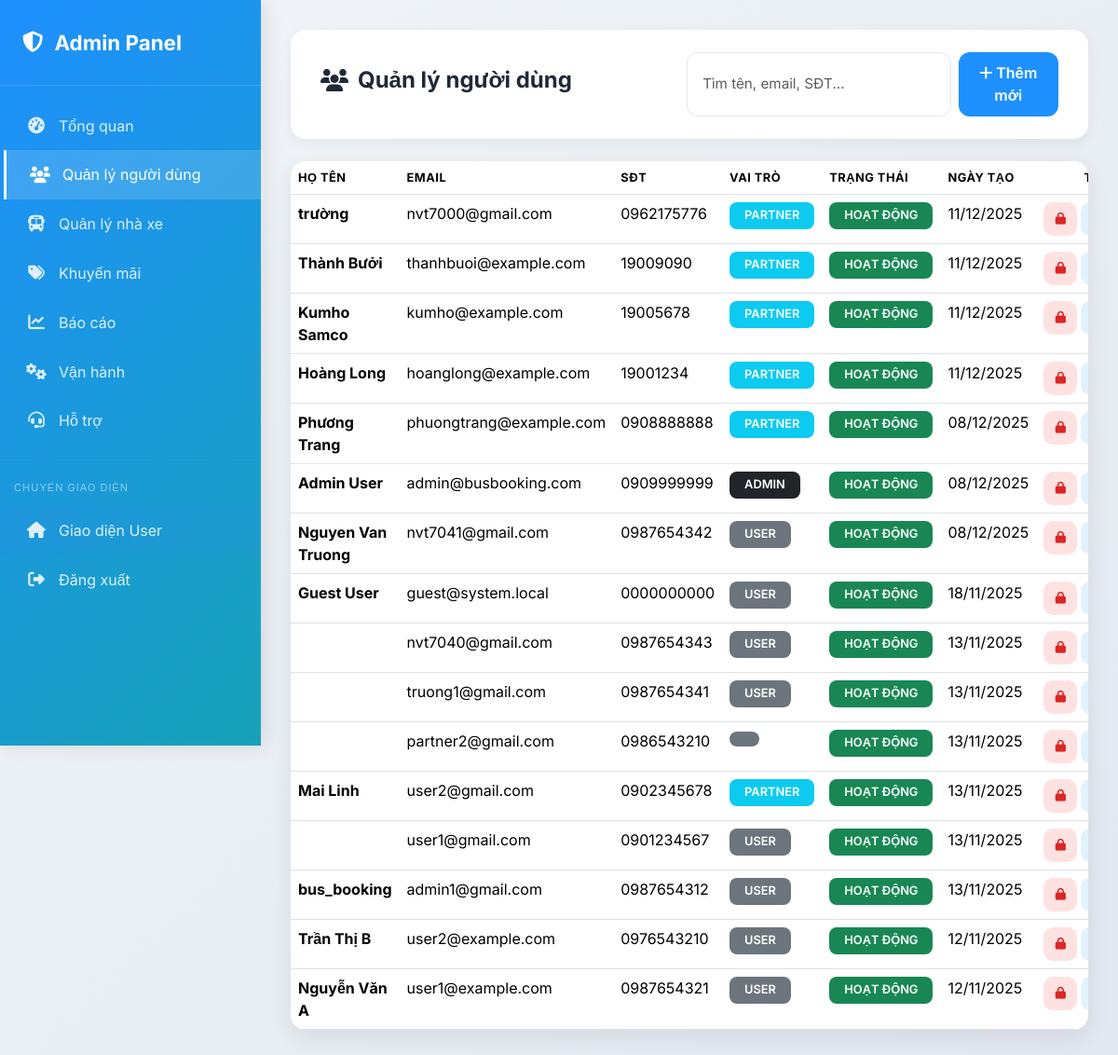
/admin/admin_users.php (signed in), run on the app's committed database.
### tables this page shows
CREATE TABLE `users` (
  `user_id` int(11) NOT NULL,
  `name` varchar(100) NOT NULL,
  `email` varchar(100) NOT NULL,
  `phone` varchar(15) NOT NULL,
  `password` varchar(255) NOT NULL,
  `address` text DEFAULT NULL,
  `avatar` varchar(255) DEFAULT NULL COMMENT 'Đường dẫn ảnh đại diện',
  `role` enum('user','admin','partner') NOT NULL DEFAULT 'user',
  `status` enum('active','locked') NOT NULL DEFAULT 'active',
  `email_verified` tinyint(1) DEFAULT 0 COMMENT 'Xác thực email',
  `created_at` timestamp NOT NULL DEFAULT current_timestamp(),
  `updated_at` timestamp NOT NULL DEFAULT current_timestamp() ON UPDATE current_timestamp(),
  `fullname` varchar(100) NOT NULL DEFAULT ''
);

### admin/admin_users.php (the view, shortened to what this page needs)
<?php
$database = new Database();
$db = $database->getConnection();
$users = [];
try {
    $usersStmt = $db->query("SELECT user_id, name, email, phone, role, status, created_at FROM users ORDER BY created_at DESC LIMIT 500");
    $users = $usersStmt->fetchAll(PDO::FETCH_ASSOC);
} catch (Exception $e) {  }
?>
<!DOCTYPE html>
<html lang="vi">
<head>
  <link href="https://cdn.jsdelivr.net/npm/bootstrap@5.3.3/dist/css/bootstrap.min.css" rel="stylesheet">
  <link href="https://cdnjs.cloudflare.com/ajax/libs/font-awesome/6.5.0/css/all.min.css" rel="stylesheet">
</head>
<body>
  <div class="sidebar">
    <div class="brand">
      <i class="fas fa-shield-alt"></i>
      <span>Admin Panel</span>
    </div>
    <nav class="nav flex-column mt-3">
      <a class="nav-link" href="../admin/admin_dashboard.php"><i class="fas fa-gauge-high"></i><span>Tổng quan</span></a>
      <a class="nav-link active" href="../admin/admin_users.php"><i class="fas fa-users"></i><span>Quản lý người dùng</span></a>
      <a class="nav-link" href="../admin/admin_partners.php"><i class="fas fa-bus"></i><span>Quản lý nhà xe</span></a>
      <a class="nav-link" href="../admin/admin_promotions.php"><i class="fas fa-tags"></i><span>Khuyến mãi</span></a>
      <a class="nav-link" href="../admin/admin_reports.php"><i class="fas fa-chart-line"></i><span>Báo cáo</span></a>
      <a class="nav-link" href="../admin/admin_operations.php"><i class="fas fa-cogs"></i><span>Vận hành</span></a>
      <a class="nav-link" href="../admin/admin_feedback.php"><i class="fas fa-headset"></i><span>Hỗ trợ</span></a>
      <hr style="border-color: rgba(255,255,255,0.1); margin: 15px 0;">
      <div style="padding: 0 15px; margin-bottom: 10px;">
        <small style="color: rgba(255,255,255,0.5); font-size: 11px; text-transform: uppercase; letter-spacing: 1px;">Chuyển giao diện</small>
      </div>
      <a class="nav-link" href="../index.php" style="background: rgba(59, 130, 246, 0.1);"><i class="fas fa-home"></i><span>Giao diện User</span></a>
      <a class="nav-link" href="../auth/logout.php"><i class="fas fa-sign-out-alt"></i><span>Đăng xuất</span></a>
    </nav>
  </div>
  <div class="main-content">
    <div class="page-header fade-in-up">
      <h1 class="page-title">
        <i class="fas fa-users"></i> Quản lý người dùng
      </h1>
      <div class="d-flex gap-2">
        <input id="userSearch" class="form-control search-input" placeholder="Tìm tên, email, SĐT...">
        <button class="btn btn-primary" data-bs-toggle="modal" data-bs-target="#addUserModal">
          <i class="fas fa-plus"></i> Thêm mới
        </button>
      </div>
    </div>
    <div class="table-card fade-in-up">
      <div class="table-responsive">
        <table class="table table-hover mb-0" id="usersTable">
          <thead>
            <tr>
              <th>Họ tên</th>
              <th>Email</th>
              <th>SĐT</th>
              <th>Vai trò</th>
              <th>Trạng thái</th>
              <th>Ngày tạo</th>
              <th class="text-center">Thao tác</th>
            </tr>
          </thead>
          <tbody>
            <?php foreach ($users as $u): ?>
            <tr>
              <td><strong><?= htmlspecialchars($u['name']) ?></strong></td>
              <td><?= htmlspecialchars($u['email']) ?></td>
              <td><?= htmlspecialchars($u['phone'] ?: '—') ?></td>
              <td>
                <?php
                  $role = $u['role'];
                  $roleLabel = strtoupper($role);
                  $roleColor = $role === 'admin' ? 'dark' : ($role === 'partner' ? 'info' : 'secondary');
                ?>
                <span class="badge bg-<?= $roleColor ?> px-3 py-2">
                  <?= $roleLabel ?>
                </span>
              </td>
              <td>
                <span class="badge bg-<?= $u['status']==='active'?'success':'danger' ?> px-3 py-2">
                  <?= $u['status']==='active'?'HOẠT ĐỘNG':'KHÓA' ?>
                </span>
              </td>
              <td><?= date('d/m/Y', strtotime($u['created_at'])) ?></td>
              <td class="text-center">
                <div class="d-flex justify-content-center gap-1">
                  <?php if ($u['status'] === 'active'): ?>
                  <form method="POST" class="d-inline">
                    <button type="submit" class="action-btn btn-status locked" title="Khóa tài khoản">
                      <i class="fas fa-lock"></i>
                    </button>
                  </form>
                  <?php endif; ?>
                  <button class="action-btn btn-edit" data-bs-toggle="modal" data-bs-target="#editUserModal"
                          data-id="<?= $u['user_id'] ?>"
                          data-name="<?= htmlspecialchars($u['name']) ?>"
                          data-email="<?= htmlspecialchars($u['email']) ?>"
                          data-phone="<?= htmlspecialchars($u['phone']) ?>"
                          data-role="<?= $u['role'] ?>" title="Chỉnh sửa">
                  </button>
                </div>
              </td>
            </tr>
            <?php endforeach; ?>
          </tbody>
        </table>
      </div>
    </div>
  </div>
</body>
</html>

### admin/admin_users.php (style rules this page uses)
:root { --primary: #1E90FF; --primary-hover: #1873CC; --secondary: #17a2b8; --success: #10b981; --danger: #ef4444; --warning: #f59e0b; --info: #0dcaf0; --dark: #1f2937; --light: #f8fafc; --gray: #94a3b8; --border: #e2e8f0; }
* { font-family: 'Inter', sans-serif; }
body { background: linear-gradient(135deg, #f1f5f9 0%, #e2e8f0 100%); min-height: 100vh; }
.sidebar { position: fixed; top: 0; left: 0; width: 280px; height: 100vh; background: linear-gradient(135deg, var(--primary) 0%, var(--secondary) 100%); color: white; z-index: 1000; box-shadow: 4px 0 20px rgba(0,0,0,0.1); transition: all 0.3s ease; }
.brand { padding: 1.8rem 1.5rem; font-weight: 700; font-size: 1.4rem; border-bottom: 1px solid rgba(255,255,255,0.15); display: flex; align-items: center; gap: 12px; }
.nav-link { color: rgba(255,255,255,0.85); padding: 0.9rem 1.5rem; display: flex; align-items: center; gap: 12px; transition: all 0.25s ease; border-left: 3px solid transparent; }
.nav-link:hover, .nav-link.active { background: rgba(255,255,255,0.15); color: white; border-left-color: white; transform: translateX(4px); }
.nav-link i { font-size: 1.1rem; width: 24px; text-align: center; }
.main-content { margin-left: 280px; padding: 2rem; transition: all 0.3s ease; }
.page-header { background: white; padding: 1.5rem 2rem; border-radius: 16px; box-shadow: 0 4px 15px rgba(0,0,0,0.05); margin-bottom: 1.5rem; display: flex; justify-content: space-between; align-items: center; flex-wrap: wrap; gap: 1rem; }
.page-title { font-weight: 700; color: var(--dark); font-size: 1.5rem; display: flex; align-items: center; gap: 10px; }
.search-input { max-width: 380px; border-radius: 12px; padding: 0.65rem 1rem; border: 1.5px solid var(--border); font-size: 0.95rem; }
.btn-primary { background: var(--primary); border: none; border-radius: 12px; padding: 0.65rem 1.3rem; font-weight: 600; transition: all 0.3s ease; }
.action-btn { width: 36px; height: 36px; border-radius: 10px; display: inline-flex; align-items: center; justify-content: center; font-size: 0.9rem; transition: all 0.2s ease; border: none; }
.btn-edit { background: #e0f2fe; color: #0ea5e9; }
.btn-status { background: #f0fdf4; color: #16a34a; font-weight: 600; font-size: 0.8rem; padding: 0.3rem 0.6rem; }
.btn-status.locked { background: #fee2e2; color: #dc2626; }
.table-card { background: white; border-radius: 16px; box-shadow: 0 8px 25px rgba(0,0,0,0.08); overflow: hidden; transition: all 0.3s ease; }
.table thead { background: #f8fafc; font-weight: 600; text-transform: uppercase; font-size: 0.8rem; letter-spacing: 0.5px; color: #64748b; }
.table tbody tr { transition: all 0.2s; }
.badge { font-weight: 600; padding: 0.4em 0.8em; border-radius: 8px; font-size: 0.8rem; }
.form-control, .form-select { border-radius: 12px; border: 1.5px solid var(--border); padding: 0.65rem 1rem; font-size: 0.95rem; }
.fade-in-up { animation: fadeInUp 0.5s ease-out; }

### data on the page
users: name "trường", email "nvt7000@gmail.com", phone "0962175776", role "PARTNER", status "HOẠT ĐỘNG", created_at "11/12/2025"
users: name "Thành Bưởi", email "thanhbuoi@example.com", phone "19009090", role "PARTNER", status "HOẠT ĐỘNG", created_at "11/12/2025"
users: name "Kumho Samco", email "kumho@example.com", phone "19005678", role "PARTNER", status "HOẠT ĐỘNG", created_at "11/12/2025"
users: name "Hoàng Long", email "hoanglong@example.com", phone "19001234", role "PARTNER", status "HOẠT ĐỘNG", created_at "11/12/2025"
users: name "Phương Trang", email "phuongtrang@example.com", phone "0908888888", role "PARTNER", status "HOẠT ĐỘNG", created_at "08/12/2025"
users: name "Admin User", email "admin@busbooking.com", phone "0909999999", role "ADMIN", status "HOẠT ĐỘNG", created_at "08/12/2025"
users: name "Nguyen Van Truong", email "nvt7041@gmail.com", phone "0987654342", role "USER", status "HOẠT ĐỘNG", created_at "08/12/2025"
users: name "Guest User", email "guest@system.local", phone "0000000000", role "USER", status "HOẠT ĐỘNG", created_at "18/11/2025"
users: email "nvt7040@gmail.com", phone "0987654343", role "USER", status "HOẠT ĐỘNG", created_at "13/11/2025"
users: email "truong1@gmail.com", phone "0987654341", role "USER", status "HOẠT ĐỘNG", created_at "13/11/2025"
users: email "partner2@gmail.com", phone "0986543210", status "HOẠT ĐỘNG", created_at "13/11/2025"
users: name "Mai Linh", email "user2@gmail.com", phone "0902345678", role "PARTNER", status "HOẠT ĐỘNG", created_at "13/11/2025"
users: email "user1@gmail.com", phone "0901234567", role "USER", status "HOẠT ĐỘNG", created_at "13/11/2025"
users: name "bus_booking", email "admin1@gmail.com", phone "0987654312", role "USER", status "HOẠT ĐỘNG", created_at "13/11/2025"
users: name "Trần Thị B", email "user2@example.com", phone "0976543210", role "USER", status "HOẠT ĐỘNG", created_at "12/11/2025"
users: name "Nguyễn Văn A", email "user1@example.com", phone "0987654321", role "USER", status "HOẠT ĐỘNG", created_at "12/11/2025"
